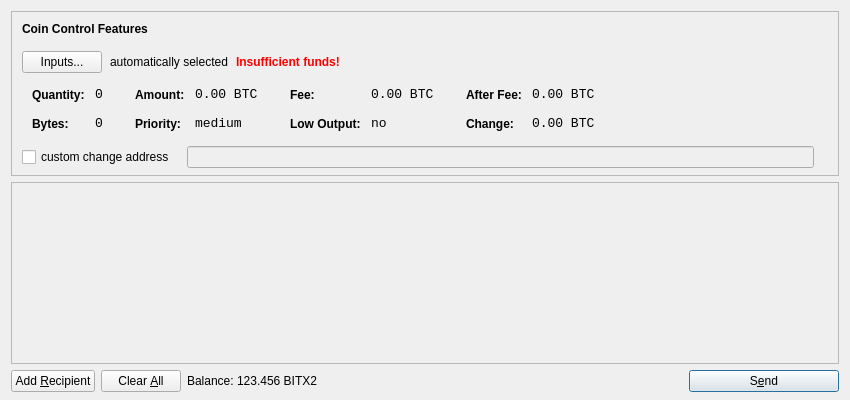
<?xml version="1.0" encoding="UTF-8"?>
<ui version="4.0">
 <class>SendCoinsDialog</class>
 <widget class="QDialog" name="SendCoinsDialog">
  <property name="geometry">
   <rect>
    <x>0</x>
    <y>0</y>
    <width>850</width>
    <height>400</height>
   </rect>
  </property>
  <property name="windowTitle">
   <string>Send Coins</string>
  </property>
  <layout class="QVBoxLayout" name="verticalLayout" stretch="0,1,0">
   <property name="bottomMargin">
    <number>8</number>
   </property>
   <item>
    <widget class="QFrame" name="frameCoinControl">
     <property name="sizePolicy">
      <sizepolicy hsizetype="Expanding" vsizetype="Expanding">
       <horstretch>0</horstretch>
       <verstretch>0</verstretch>
      </sizepolicy>
     </property>
     <property name="maximumSize">
      <size>
       <width>16777215</width>
       <height>16777215</height>
      </size>
     </property>
     <property name="frameShape">
      <enum>QFrame::StyledPanel</enum>
     </property>
     <property name="frameShadow">
      <enum>QFrame::Sunken</enum>
     </property>
     <layout class="QVBoxLayout" name="verticalLayoutCoinControl2">
      <property name="spacing">
       <number>-1</number>
      </property>
      <property name="leftMargin">
       <number>0</number>
      </property>
      <property name="topMargin">
       <number>0</number>
      </property>
      <property name="rightMargin">
       <number>0</number>
      </property>
      <property name="bottomMargin">
       <number>6</number>
      </property>
      <item>
       <layout class="QVBoxLayout" name="verticalLayoutCoinControl" stretch="0,0,0,0,1">
        <property name="spacing">
         <number>0</number>
        </property>
        <property name="leftMargin">
         <number>10</number>
        </property>
        <property name="topMargin">
         <number>10</number>
        </property>
        <item>
         <layout class="QHBoxLayout" name="horizontalLayoutCoinControl1">
          <property name="bottomMargin">
           <number>15</number>
          </property>
          <item>
           <widget class="QLabel" name="labelCoinControlFeatures">
            <property name="sizePolicy">
             <sizepolicy hsizetype="Preferred" vsizetype="Maximum">
              <horstretch>0</horstretch>
              <verstretch>0</verstretch>
             </sizepolicy>
            </property>
            <property name="font">
             <font>
              <weight>75</weight>
              <bold>true</bold>
             </font>
            </property>
            <property name="styleSheet">
             <string notr="true">font-weight:bold;</string>
            </property>
            <property name="text">
             <string>Coin Control Features</string>
            </property>
           </widget>
          </item>
         </layout>
        </item>
        <item>
         <layout class="QHBoxLayout" name="horizontalLayoutCoinControl2" stretch="0,0,0,0">
          <property name="spacing">
           <number>8</number>
          </property>
          <property name="bottomMargin">
           <number>10</number>
          </property>
          <item>
           <widget class="QPushButton" name="pushButtonCoinControl">
            <property name="styleSheet">
             <string notr="true"/>
            </property>
            <property name="text">
             <string>Inputs...</string>
            </property>
           </widget>
          </item>
          <item>
           <widget class="QLabel" name="labelCoinControlAutomaticallySelected">
            <property name="text">
             <string>automatically selected</string>
            </property>
            <property name="margin">
             <number>5</number>
            </property>
           </widget>
          </item>
          <item>
           <widget class="QLabel" name="labelCoinControlInsuffFunds">
            <property name="font">
             <font>
              <weight>75</weight>
              <bold>true</bold>
             </font>
            </property>
            <property name="styleSheet">
             <string notr="true">color:red;font-weight:bold;</string>
            </property>
            <property name="text">
             <string>Insufficient funds!</string>
            </property>
            <property name="margin">
             <number>5</number>
            </property>
           </widget>
          </item>
          <item>
           <spacer name="horizontalSpacerCoinControl">
            <property name="orientation">
             <enum>Qt::Horizontal</enum>
            </property>
            <property name="sizeHint" stdset="0">
             <size>
              <width>40</width>
              <height>1</height>
             </size>
            </property>
           </spacer>
          </item>
         </layout>
        </item>
        <item>
         <widget class="QWidget" name="widgetCoinControl" native="true">
          <property name="sizePolicy">
           <sizepolicy hsizetype="Preferred" vsizetype="Preferred">
            <horstretch>0</horstretch>
            <verstretch>0</verstretch>
           </sizepolicy>
          </property>
          <property name="minimumSize">
           <size>
            <width>0</width>
            <height>0</height>
           </size>
          </property>
          <property name="styleSheet">
           <string notr="true"/>
          </property>
          <layout class="QHBoxLayout" name="horizontalLayoutCoinControl5">
           <property name="margin">
            <number>0</number>
           </property>
           <item>
            <layout class="QHBoxLayout" name="horizontalLayoutCoinControl3" stretch="0,0,0,1">
             <property name="spacing">
              <number>20</number>
             </property>
             <property name="topMargin">
              <number>0</number>
             </property>
             <property name="bottomMargin">
              <number>10</number>
             </property>
             <item>
              <layout class="QFormLayout" name="formLayoutCoinControl1">
               <property name="horizontalSpacing">
                <number>10</number>
               </property>
               <property name="verticalSpacing">
                <number>14</number>
               </property>
               <property name="leftMargin">
                <number>10</number>
               </property>
               <property name="topMargin">
                <number>4</number>
               </property>
               <property name="rightMargin">
                <number>6</number>
               </property>
               <item row="0" column="0">
                <widget class="QLabel" name="labelCoinControlQuantityText">
                 <property name="styleSheet">
                  <string notr="true">font-weight:bold;</string>
                 </property>
                 <property name="text">
                  <string>Quantity:</string>
                 </property>
                 <property name="margin">
                  <number>0</number>
                 </property>
                </widget>
               </item>
               <item row="0" column="1">
                <widget class="QLabel" name="labelCoinControlQuantity">
                 <property name="font">
                  <font>
                   <family>Monospace</family>
                   <pointsize>10</pointsize>
                  </font>
                 </property>
                 <property name="cursor">
                  <cursorShape>IBeamCursor</cursorShape>
                 </property>
                 <property name="contextMenuPolicy">
                  <enum>Qt::ActionsContextMenu</enum>
                 </property>
                 <property name="text">
                  <string notr="true">0</string>
                 </property>
                 <property name="margin">
                  <number>0</number>
                 </property>
                 <property name="textInteractionFlags">
                  <set>Qt::LinksAccessibleByMouse|Qt::TextSelectableByKeyboard|Qt::TextSelectableByMouse</set>
                 </property>
                </widget>
               </item>
               <item row="1" column="0">
                <widget class="QLabel" name="labelCoinControlBytesText">
                 <property name="styleSheet">
                  <string notr="true">font-weight:bold;</string>
                 </property>
                 <property name="text">
                  <string>Bytes:</string>
                 </property>
                </widget>
               </item>
               <item row="1" column="1">
                <widget class="QLabel" name="labelCoinControlBytes">
                 <property name="font">
                  <font>
                   <family>Monospace</family>
                   <pointsize>10</pointsize>
                  </font>
                 </property>
                 <property name="cursor">
                  <cursorShape>IBeamCursor</cursorShape>
                 </property>
                 <property name="contextMenuPolicy">
                  <enum>Qt::ActionsContextMenu</enum>
                 </property>
                 <property name="text">
                  <string notr="true">0</string>
                 </property>
                 <property name="textInteractionFlags">
                  <set>Qt::LinksAccessibleByMouse|Qt::TextSelectableByKeyboard|Qt::TextSelectableByMouse</set>
                 </property>
                </widget>
               </item>
              </layout>
             </item>
             <item>
              <layout class="QFormLayout" name="formLayoutCoinControl2">
               <property name="horizontalSpacing">
                <number>10</number>
               </property>
               <property name="verticalSpacing">
                <number>14</number>
               </property>
               <property name="leftMargin">
                <number>6</number>
               </property>
               <property name="topMargin">
                <number>4</number>
               </property>
               <property name="rightMargin">
                <number>6</number>
               </property>
               <item row="0" column="0">
                <widget class="QLabel" name="labelCoinControlAmountText">
                 <property name="styleSheet">
                  <string notr="true">font-weight:bold;</string>
                 </property>
                 <property name="text">
                  <string>Amount:</string>
                 </property>
                 <property name="margin">
                  <number>0</number>
                 </property>
                </widget>
               </item>
               <item row="0" column="1">
                <widget class="QLabel" name="labelCoinControlAmount">
                 <property name="font">
                  <font>
                   <family>Monospace</family>
                   <pointsize>10</pointsize>
                  </font>
                 </property>
                 <property name="cursor">
                  <cursorShape>IBeamCursor</cursorShape>
                 </property>
                 <property name="contextMenuPolicy">
                  <enum>Qt::ActionsContextMenu</enum>
                 </property>
                 <property name="text">
                  <string notr="true">0.00 BTC</string>
                 </property>
                 <property name="textInteractionFlags">
                  <set>Qt::LinksAccessibleByMouse|Qt::TextSelectableByKeyboard|Qt::TextSelectableByMouse</set>
                 </property>
                </widget>
               </item>
               <item row="1" column="0">
                <widget class="QLabel" name="labelCoinControlPriorityText">
                 <property name="styleSheet">
                  <string notr="true">font-weight:bold;</string>
                 </property>
                 <property name="text">
                  <string>Priority:</string>
                 </property>
                </widget>
               </item>
               <item row="1" column="1">
                <widget class="QLabel" name="labelCoinControlPriority">
                 <property name="font">
                  <font>
                   <family>Monospace</family>
                   <pointsize>10</pointsize>
                  </font>
                 </property>
                 <property name="cursor">
                  <cursorShape>IBeamCursor</cursorShape>
                 </property>
                 <property name="contextMenuPolicy">
                  <enum>Qt::ActionsContextMenu</enum>
                 </property>
                 <property name="text">
                  <string>medium</string>
                 </property>
                 <property name="textInteractionFlags">
                  <set>Qt::LinksAccessibleByMouse|Qt::TextSelectableByKeyboard|Qt::TextSelectableByMouse</set>
                 </property>
                </widget>
               </item>
              </layout>
             </item>
             <item>
              <layout class="QFormLayout" name="formLayoutCoinControl3">
               <property name="horizontalSpacing">
                <number>10</number>
               </property>
               <property name="verticalSpacing">
                <number>14</number>
               </property>
               <property name="leftMargin">
                <number>6</number>
               </property>
               <property name="topMargin">
                <number>4</number>
               </property>
               <property name="rightMargin">
                <number>6</number>
               </property>
               <item row="0" column="0">
                <widget class="QLabel" name="labelCoinControlFeeText">
                 <property name="styleSheet">
                  <string notr="true">font-weight:bold;</string>
                 </property>
                 <property name="text">
                  <string>Fee:</string>
                 </property>
                 <property name="margin">
                  <number>0</number>
                 </property>
                </widget>
               </item>
               <item row="0" column="1">
                <widget class="QLabel" name="labelCoinControlFee">
                 <property name="font">
                  <font>
                   <family>Monospace</family>
                   <pointsize>10</pointsize>
                  </font>
                 </property>
                 <property name="cursor">
                  <cursorShape>IBeamCursor</cursorShape>
                 </property>
                 <property name="contextMenuPolicy">
                  <enum>Qt::ActionsContextMenu</enum>
                 </property>
                 <property name="text">
                  <string notr="true">0.00 BTC</string>
                 </property>
                 <property name="textInteractionFlags">
                  <set>Qt::LinksAccessibleByMouse|Qt::TextSelectableByKeyboard|Qt::TextSelectableByMouse</set>
                 </property>
                </widget>
               </item>
               <item row="1" column="0">
                <widget class="QLabel" name="labelCoinControlLowOutputText">
                 <property name="styleSheet">
                  <string notr="true">font-weight:bold;</string>
                 </property>
                 <property name="text">
                  <string>Low Output:</string>
                 </property>
                </widget>
               </item>
               <item row="1" column="1">
                <widget class="QLabel" name="labelCoinControlLowOutput">
                 <property name="font">
                  <font>
                   <family>Monospace</family>
                   <pointsize>10</pointsize>
                  </font>
                 </property>
                 <property name="cursor">
                  <cursorShape>IBeamCursor</cursorShape>
                 </property>
                 <property name="contextMenuPolicy">
                  <enum>Qt::ActionsContextMenu</enum>
                 </property>
                 <property name="text">
                  <string>no</string>
                 </property>
                 <property name="textInteractionFlags">
                  <set>Qt::LinksAccessibleByMouse|Qt::TextSelectableByKeyboard|Qt::TextSelectableByMouse</set>
                 </property>
                </widget>
               </item>
              </layout>
             </item>
             <item>
              <layout class="QFormLayout" name="formLayoutCoinControl4">
               <property name="horizontalSpacing">
                <number>10</number>
               </property>
               <property name="verticalSpacing">
                <number>14</number>
               </property>
               <property name="leftMargin">
                <number>6</number>
               </property>
               <property name="topMargin">
                <number>4</number>
               </property>
               <property name="rightMargin">
                <number>6</number>
               </property>
               <item row="0" column="0">
                <widget class="QLabel" name="labelCoinControlAfterFeeText">
                 <property name="styleSheet">
                  <string notr="true">font-weight:bold;</string>
                 </property>
                 <property name="text">
                  <string>After Fee:</string>
                 </property>
                 <property name="margin">
                  <number>0</number>
                 </property>
                </widget>
               </item>
               <item row="0" column="1">
                <widget class="QLabel" name="labelCoinControlAfterFee">
                 <property name="font">
                  <font>
                   <family>Monospace</family>
                   <pointsize>10</pointsize>
                  </font>
                 </property>
                 <property name="cursor">
                  <cursorShape>IBeamCursor</cursorShape>
                 </property>
                 <property name="contextMenuPolicy">
                  <enum>Qt::ActionsContextMenu</enum>
                 </property>
                 <property name="text">
                  <string notr="true">0.00 BTC</string>
                 </property>
                 <property name="textInteractionFlags">
                  <set>Qt::LinksAccessibleByMouse|Qt::TextSelectableByKeyboard|Qt::TextSelectableByMouse</set>
                 </property>
                </widget>
               </item>
               <item row="1" column="0">
                <widget class="QLabel" name="labelCoinControlChangeText">
                 <property name="styleSheet">
                  <string notr="true">font-weight:bold;</string>
                 </property>
                 <property name="text">
                  <string>Change:</string>
                 </property>
                </widget>
               </item>
               <item row="1" column="1">
                <widget class="QLabel" name="labelCoinControlChange">
                 <property name="font">
                  <font>
                   <family>Monospace</family>
                   <pointsize>10</pointsize>
                  </font>
                 </property>
                 <property name="cursor">
                  <cursorShape>IBeamCursor</cursorShape>
                 </property>
                 <property name="contextMenuPolicy">
                  <enum>Qt::ActionsContextMenu</enum>
                 </property>
                 <property name="text">
                  <string notr="true">0.00 BTC</string>
                 </property>
                 <property name="textInteractionFlags">
                  <set>Qt::LinksAccessibleByMouse|Qt::TextSelectableByKeyboard|Qt::TextSelectableByMouse</set>
                 </property>
                </widget>
               </item>
              </layout>
             </item>
            </layout>
           </item>
          </layout>
         </widget>
        </item>
        <item>
         <layout class="QHBoxLayout" name="horizontalLayoutCoinControl4" stretch="0,0,0">
          <property name="spacing">
           <number>12</number>
          </property>
          <property name="sizeConstraint">
           <enum>QLayout::SetDefaultConstraint</enum>
          </property>
          <property name="topMargin">
           <number>5</number>
          </property>
          <property name="rightMargin">
           <number>5</number>
          </property>
          <item>
           <widget class="QCheckBox" name="checkBoxCoinControlChange">
            <property name="text">
             <string>custom change address</string>
            </property>
           </widget>
          </item>
          <item>
           <widget class="QLineEdit" name="lineEditCoinControlChange">
            <property name="enabled">
             <bool>false</bool>
            </property>
            <property name="sizePolicy">
             <sizepolicy hsizetype="Expanding" vsizetype="Fixed">
              <horstretch>0</horstretch>
              <verstretch>0</verstretch>
             </sizepolicy>
            </property>
           </widget>
          </item>
          <item>
           <widget class="QLabel" name="labelCoinControlChangeLabel">
            <property name="sizePolicy">
             <sizepolicy hsizetype="Preferred" vsizetype="Expanding">
              <horstretch>0</horstretch>
              <verstretch>0</verstretch>
             </sizepolicy>
            </property>
            <property name="minimumSize">
             <size>
              <width>0</width>
              <height>0</height>
             </size>
            </property>
            <property name="text">
             <string/>
            </property>
            <property name="margin">
             <number>3</number>
            </property>
           </widget>
          </item>
         </layout>
        </item>
        <item>
         <spacer name="verticalSpacerCoinControl">
          <property name="orientation">
           <enum>Qt::Vertical</enum>
          </property>
          <property name="sizeHint" stdset="0">
           <size>
            <width>800</width>
            <height>1</height>
           </size>
          </property>
         </spacer>
        </item>
       </layout>
      </item>
     </layout>
    </widget>
   </item>
   <item>
    <widget class="QScrollArea" name="scrollArea">
     <property name="widgetResizable">
      <bool>true</bool>
     </property>
     <widget class="QWidget" name="scrollAreaWidgetContents">
      <property name="geometry">
       <rect>
        <x>0</x>
        <y>0</y>
        <width>830</width>
        <height>165</height>
       </rect>
      </property>
      <layout class="QVBoxLayout" name="verticalLayout_2">
       <property name="margin">
        <number>0</number>
       </property>
       <item>
        <layout class="QVBoxLayout" name="entries">
         <property name="spacing">
          <number>6</number>
         </property>
        </layout>
       </item>
       <item>
        <spacer name="verticalSpacer">
         <property name="orientation">
          <enum>Qt::Vertical</enum>
         </property>
         <property name="sizeHint" stdset="0">
          <size>
           <width>20</width>
           <height>40</height>
          </size>
         </property>
        </spacer>
       </item>
      </layout>
     </widget>
    </widget>
   </item>
   <item>
    <layout class="QHBoxLayout" name="horizontalLayout">
     <item>
      <widget class="QPushButton" name="addButton">
       <property name="toolTip">
        <string>Send to multiple recipients at once</string>
       </property>
       <property name="text">
        <string>Add &amp;Recipient</string>
       </property>
       <property name="icon">
        <iconset resource="../bitcoin.qrc">
         <normaloff>:/icons/add</normaloff>:/icons/add</iconset>
       </property>
       <property name="autoDefault">
        <bool>false</bool>
       </property>
      </widget>
     </item>
     <item>
      <widget class="QPushButton" name="clearButton">
       <property name="sizePolicy">
        <sizepolicy hsizetype="Minimum" vsizetype="Fixed">
         <horstretch>0</horstretch>
         <verstretch>0</verstretch>
        </sizepolicy>
       </property>
       <property name="toolTip">
        <string>Remove all transaction fields</string>
       </property>
       <property name="text">
        <string>Clear &amp;All</string>
       </property>
       <property name="icon">
        <iconset resource="../bitcoin.qrc">
         <normaloff>:/icons/remove</normaloff>:/icons/remove</iconset>
       </property>
       <property name="autoRepeatDelay">
        <number>300</number>
       </property>
       <property name="autoDefault">
        <bool>false</bool>
       </property>
      </widget>
     </item>
     <item>
      <layout class="QHBoxLayout" name="horizontalLayout_2">
       <property name="spacing">
        <number>3</number>
       </property>
       <item>
        <widget class="QLabel" name="label">
         <property name="text">
          <string>Balance:</string>
         </property>
        </widget>
       </item>
       <item>
        <widget class="QLabel" name="labelBalance">
         <property name="cursor">
          <cursorShape>IBeamCursor</cursorShape>
         </property>
         <property name="text">
          <string>123.456 BITX2</string>
         </property>
         <property name="textInteractionFlags">
          <set>Qt::LinksAccessibleByMouse|Qt::TextSelectableByKeyboard|Qt::TextSelectableByMouse</set>
         </property>
        </widget>
       </item>
      </layout>
     </item>
     <item>
      <spacer name="horizontalSpacer">
       <property name="orientation">
        <enum>Qt::Horizontal</enum>
       </property>
       <property name="sizeHint" stdset="0">
        <size>
         <width>40</width>
         <height>20</height>
        </size>
       </property>
      </spacer>
     </item>
     <item>
      <widget class="QPushButton" name="sendButton">
       <property name="minimumSize">
        <size>
         <width>150</width>
         <height>0</height>
        </size>
       </property>
       <property name="toolTip">
        <string>Confirm the send action</string>
       </property>
       <property name="text">
        <string>S&amp;end</string>
       </property>
       <property name="icon">
        <iconset resource="../bitcoin.qrc">
         <normaloff>:/icons/send</normaloff>:/icons/send</iconset>
       </property>
       <property name="default">
        <bool>true</bool>
       </property>
      </widget>
     </item>
    </layout>
   </item>
  </layout>
 </widget>
 <resources>
  <include location="../bitcoin.qrc"/>
 </resources>
 <connections/>
</ui>
